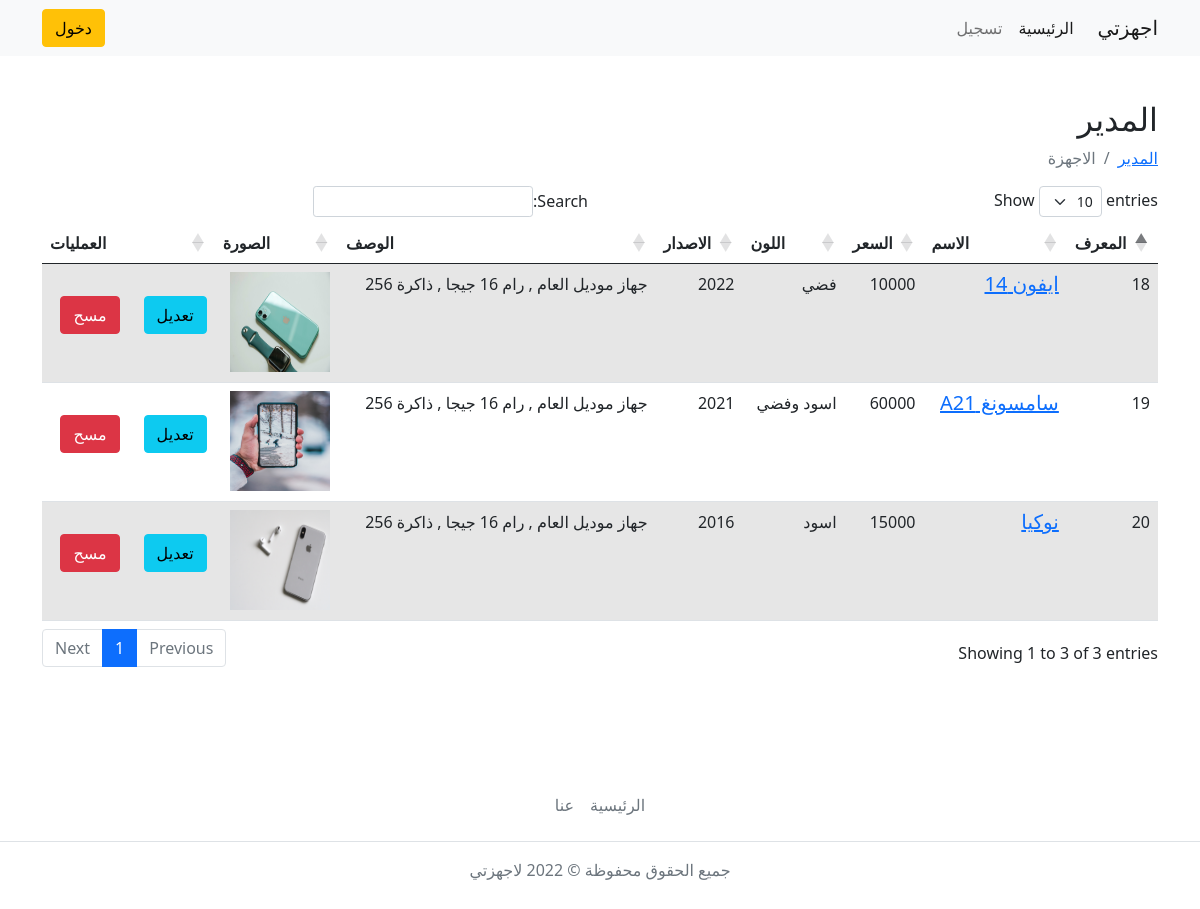
Screenshot of /devices.php with the database file from the repository.
### tables this page shows
CREATE TABLE `devices` (
  `id` int NOT NULL,
  `name` varchar(255) NOT NULL,
  `price` int NOT NULL,
  `color` varchar(255) NOT NULL,
  `version` int NOT NULL,
  `des` text NOT NULL,
  `device_img` text NOT NULL
);

### showDevices.php (called while the page is built)
<?php
class showDevices {
public function getDevices() {
    global $conn;
    $sql = "SELECT * FROM devices";
    $result = $conn->query($sql);
   if($result) {
     if($result->num_rows > 0) {
        $data = $result->fetch_all(MYSQLI_ASSOC);
        return $data;
    }else{
        return false;
    }
   }
}
}

### devices.php (the view, shortened to what this page needs)
<?php include('header.php');
include 'showDevices.php';
$showDevices = new showDevices();
?>
<div class="container admin">
  <h2>المدير</h2>
  <div class="row">
    <nav aria-label="breadcrumb">
      <ol class="breadcrumb">
        <li class="breadcrumb-item"><a href="admin.php">المدير</a></li>
        <li class="breadcrumb-item active" aria-current="page">الاجهزة</li>
      </ol>
    </nav>
  </div>
  <?php
if ($showDevices->getDevices()) :
?>
  <div class="row">
    <table id="devices" class="table table-striped" style="width:100%">
      <thead>
        <tr>
          <th>المعرف</th>
          <th>الاسم</th>
          <th>السعر</th>
          <th>اللون</th>
          <th>الاصدار</th>
          <th>الوصف</th>
          <th>الصورة</th>
          <th>العمليات</th>
        </tr>
      </thead>
      <tbody>
        <?php
      foreach ($showDevices->getDevices() as $devices) {
        $device_id = $devices['id'];
        $name = $devices['name'];
        $price = ($devices['price']);
        $color = ($devices['color']);
        $version = ($devices['version']);
        $des = substr($devices['des'], 0, 200);
        $image = ($devices['device_img']);
      ?>
        <tr>
          <td><?php echo $device_id; ?></td>
          <td>
            <h5 class="card-title">
              <a href="showSingleDevice.php?id=<?php echo $device_id; ?>">
                <?php echo $name; ?>
              </a>
            </h5>
          </td>
          <td><?php echo $price; ?></td>
          <td><?php echo $color; ?></td>
          <td><?php echo $version; ?></td>
          <td><?php echo $des; ?></td>
          <td>
            <?php
           if($image){?>
            <div height="100px">
              <img width="100px" height="100px" src='<?php echo $image ?>'
                alt='<?php echo $name?>' />
            </div>
            <?php
            }  ?>
          </td>
          <td>
            <div class="d-flex gap-4 align-items-center flex-row py-4">
              <p><?php echo "<a href='editDevice.php?to=edit_device&edit_device=$device_id' class='btn btn-info'> تعديل
                      </a>"; ?></p>
              <p>
                <a href=<?php echo $_SERVER['PHP_SELF'] . '?' ?>delete_device=<?php echo $device_id; ?>'
                  class='btn btn-danger'>
                  مسح
                </a>
              </p>
            </div>
          </td>
        </tr>
        <?php
      };
      ?>
      </tbody>
    </table>
  </div>
  <?php
else :
  echo "<div class='container'>
      <h4 class='no-device'>لا توجد اجهزة</h4>
    </div>";
endif;
?>
</div>
<?php include('footer.php'); ?>

### css/style.css (style rules this page uses)
* { box-sizing: border-box; margin: 0; padding: 0; }
:root { --primary: #de0f31; accent-color: var(--primary); }
.admin { margin: 100px auto; }

### rows the page displays
devices: id "18", name "ايفون 14", price "10000", color "فضي", version "2022", des "جهاز موديل العام , رام 16 جيجا , ذاكرة 256", device_img (picture)
devices: id "19", name "سامسونغ A21", price "60000", color "اسود وفضي", version "2021", des "جهاز موديل العام , رام 16 جيجا , ذاكرة 256", device_img (picture)
devices: id "20", name "نوكيا", price "15000", color "اسود", version "2016", des "جهاز موديل العام , رام 16 جيجا , ذاكرة 256", device_img (picture)
